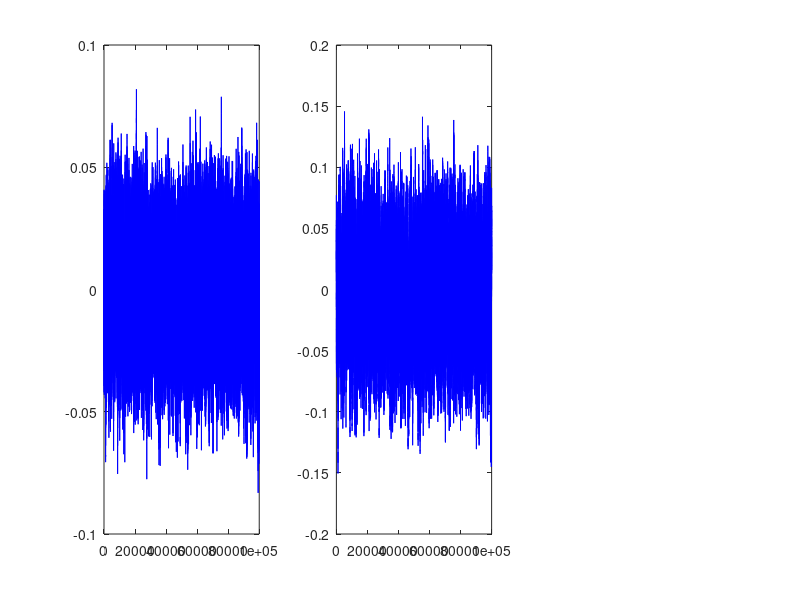
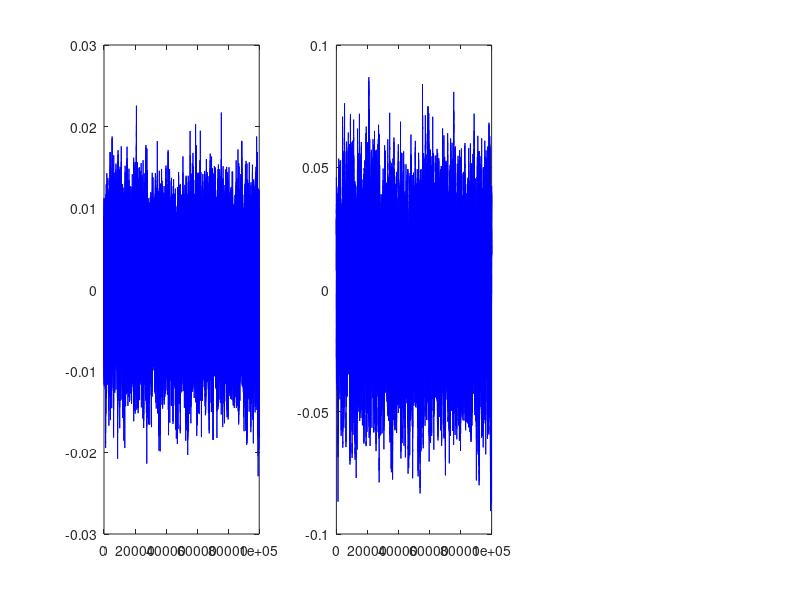

The MATLAB source for these figures, in order: (Note: this script raises an error after producing the figures.)
%% AR Krakovska

clear; clc;

%%

M = 2;

% I = interaction matrix
I = zeros(M,M);



N = 120000;

C = 0.6;

sigmax = 0.01;
sigmay = 0.01;

x = normrnd(0,sigmax,1,N);
y = normrnd(0,sigmay,1,N);


% I(i,j) significa che i causa j (serve per fare il controllo) 

I(1,1) = 0.5;
I(2,2) = 0.7;
I(1,2) = C;
I(2,1) = 0.2;

for i = 2 : N

    x(i) = 0.5*x(i-1) + 0.2*y(i-1) + normrnd(0,sigmax);
    y(i) = C*x(i-1) + 0.7*y(i-1) + normrnd(0,sigmay);

end

X(1,:) = x(1,2e4+1:N);
X(2,:) = y(1,2e4+1:N);
%% plot

figure(1)
clf
for i = 1 : M
    subplot(floor(M/2),floor(M/floor(M/2))+1,i)
    plot(X(i,:),'b')
end


%% filtro


% Design a low-pass filter
cutoff_frequency = 0.7; 
filter_order = 4;       % Filter order

[b, a] = butter(filter_order, cutoff_frequency, 'low');

% Apply the filter to the data using the 'filter' function
Y = filter(b, a, X);


figure(11)
clf
for i = 1 : M
    subplot(floor(M/2),floor(M/floor(M/2))+1,i)
    plot(Y(i,:),'b')
end





save("AR_Krakovska_C_=_"+C+".mat","X","C","I")